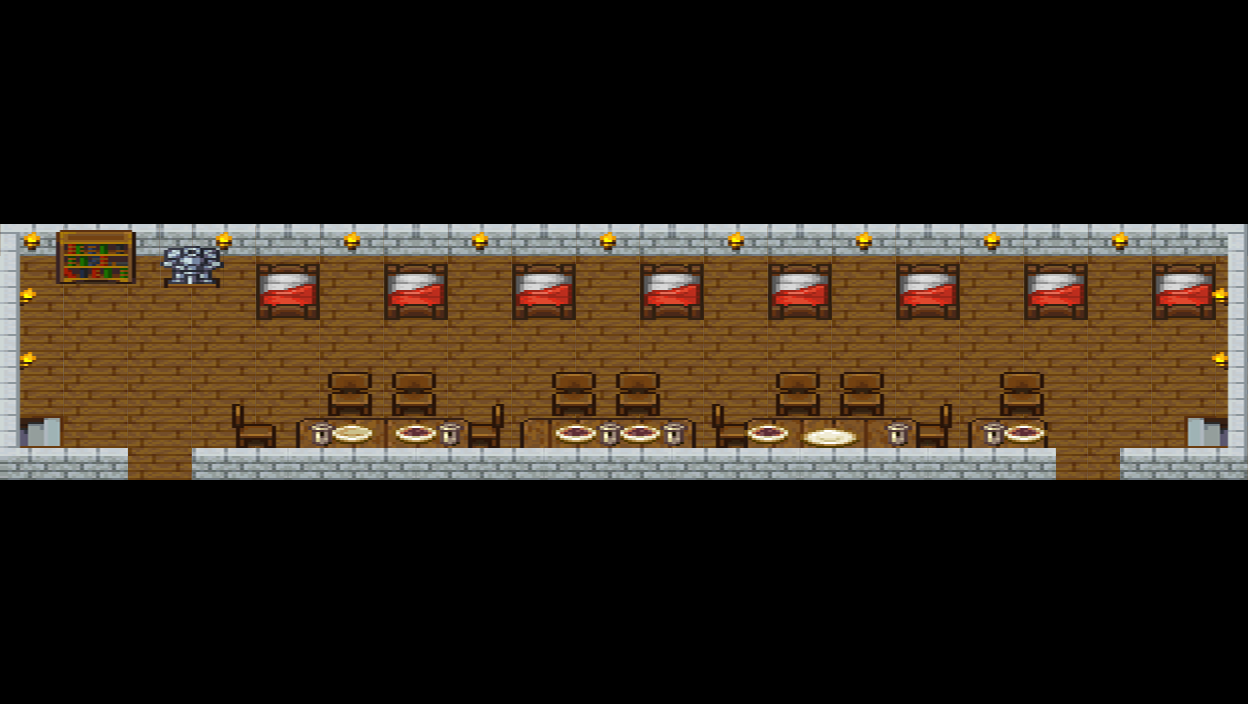

This game map was drawn from its Tiled (.tmx) file and the tilesets committed beside it. A one-line description and the trimmed map source follow:
An orthogonal 39x22 tile map with 32x32 px tiles, 5 tile layers (Background, Foreground, Foreground2, Top, ...) and 25 objects (2x Down_Down).

<map version="1.0" orientation="orthogonal" renderorder="right-down" width="39" height="22" tilewidth="32" tileheight="32" nextobjectid="35">
 <tileset firstgid="1" name="indoor_fat_1" tilewidth="32" tileheight="32" tilecount="432">
  <image source="../images/tileset/indoor_fat_1.png" width="1152" height="384" />
 </tileset>
 <layer name="Background" width="39" height="22">
  <data>[858 cells, 858 non-empty, 9 distinct tile ids]</data>
 </layer>
 <layer name="Foreground" width="39" height="22">
  <data>[858 cells, 122 non-empty, 33 distinct tile ids]</data>
 </layer>
 <layer name="Foreground2" width="39" height="22">
  <data>[858 cells, 51 non-empty, 26 distinct tile ids]</data>
 </layer>
 <layer name="Top" width="39" height="22">
  <data>[858 cells, 32 non-empty, 8 distinct tile ids]</data>
 </layer>
 <layer name="Top2" width="39" height="22">
  <data>[858 cells, 28 non-empty, 8 distinct tile ids]</data>
 </layer>
 <objectgroup name="Collision">
  <object id="2" x="0" y="222" width="31" height="257" />
  <object id="3" x="3" y="447" width="125" height="31" />
  <object id="4" x="191" y="447" width="865" height="34" />
  <object id="5" x="1120" y="447" width="127" height="34" />
  <object id="7" x="1215" y="223" width="32" height="257" />
  <object id="8" x="32" y="224" width="1207" height="32" />
  <object id="9" x="1153" y="259" width="61" height="62" />
  <object id="10" x="1024" y="257" width="65" height="63" />
  <object id="11" x="897" y="255" width="63" height="65" />
  <object id="12" x="1189" y="414" width="31" height="33" />
  <object id="13" x="767" y="260" width="64" height="61" />
  <object id="14" x="640" y="260" width="65" height="60" />
  <object id="15" x="510" y="261" width="67" height="59" />
  <object id="16" x="384" y="261" width="64" height="58" />
  <object id="17" x="256" y="263" width="64" height="57" />
  <object id="18" x="160" y="256" width="64" height="32" />
  <object id="19" x="56" y="255" width="79" height="32" />
  <object id="21" x="230" y="415" width="818" height="33" />
  <object id="25" x="325" y="382" width="112" height="32" />
  <object id="26" x="549" y="382" width="116" height="32" />
  <object id="27" x="772" y="382" width="114" height="33" />
  <object id="28" x="997" y="382" width="49" height="32" />
  <object id="29" x="27" y="415" width="34" height="35" />
 </objectgroup>
 <objectgroup name="Connection_magecity">
  <object id="32" name="Connection1" type="Down_Down" x="128" y="467" width="63" height="13" />
  <object id="34" name="Connection2" type="Down_Down" x="1056" y="467" width="63" height="13" />
 </objectgroup>
 <objectgroup name="CharacterSpawn" />
 <objectgroup name="CharacterPaths" />
</map>